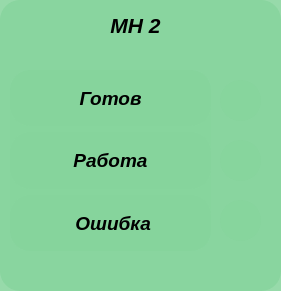
     <widget class="QFrame" name="frame_2">
      <property name="geometry">
       <rect>
        <x>320</x>
        <y>150</y>
        <width>281</width>
        <height>291</height>
       </rect>
      </property>
      <property name="styleSheet">
       <string notr="true">background-color: rgba(135, 212, 157,220); border-radius: 20</string>
      </property>
      <property name="frameShape">
       <enum>QFrame::StyledPanel</enum>
      </property>
      <property name="frameShadow">
       <enum>QFrame::Raised</enum>
      </property>
      <widget class="QLabel" name="label_11">
       <property name="geometry">
        <rect>
         <x>220</x>
         <y>200</y>
         <width>41</width>
         <height>41</height>
        </rect>
       </property>
       <property name="text">
        <string/>
       </property>
       <property name="pixmap">
        <pixmap resource="newprefix.qrc">:/newPrefix/png/blue-led-on.png</pixmap>
       </property>
       <property name="scaledContents">
        <bool>true</bool>
       </property>
      </widget>
      <widget class="QLabel" name="label_12">
       <property name="geometry">
        <rect>
         <x>220</x>
         <y>80</y>
         <width>41</width>
         <height>41</height>
        </rect>
       </property>
       <property name="text">
        <string/>
       </property>
       <property name="pixmap">
        <pixmap resource="newprefix.qrc">:/newPrefix/png/blue-led-on.png</pixmap>
       </property>
       <property name="scaledContents">
        <bool>true</bool>
       </property>
      </widget>
      <widget class="QLabel" name="label_13">
       <property name="geometry">
        <rect>
         <x>220</x>
         <y>140</y>
         <width>41</width>
         <height>41</height>
        </rect>
       </property>
       <property name="text">
        <string/>
       </property>
       <property name="pixmap">
        <pixmap resource="newprefix.qrc">:/newPrefix/png/blue-led-on.png</pixmap>
       </property>
       <property name="scaledContents">
        <bool>true</bool>
       </property>
      </widget>
      <widget class="QWidget" name="layoutWidget">
       <property name="geometry">
        <rect>
         <x>10</x>
         <y>70</y>
         <width>201</width>
         <height>181</height>
        </rect>
       </property>
       <layout class="QVBoxLayout" name="verticalLayout_2">
        <item>
         <widget class="QLabel" name="label_14">
          <property name="font">
           <font>
            <family>Arial</family>
            <pointsize>14</pointsize>
            <weight>75</weight>
            <italic>true</italic>
            <bold>true</bold>
           </font>
          </property>
          <property name="styleSheet">
           <string notr="true">background-color: rgba(135, 212, 157,220); border-radius: 20</string>
          </property>
          <property name="text">
           <string>Готов</string>
          </property>
          <property name="alignment">
           <set>Qt::AlignCenter</set>
          </property>
         </widget>
        </item>
        <item>
         <widget class="QLabel" name="label_15">
          <property name="font">
           <font>
            <family>Arial</family>
            <pointsize>14</pointsize>
            <weight>75</weight>
            <italic>true</italic>
            <bold>true</bold>
           </font>
          </property>
          <property name="styleSheet">
           <string notr="true">background-color: rgba(135, 212, 157,220); border-radius: 20</string>
          </property>
          <property name="text">
           <string>Работа</string>
          </property>
          <property name="alignment">
           <set>Qt::AlignCenter</set>
          </property>
         </widget>
        </item>
        <item>
         <widget class="QLabel" name="label_16">
          <property name="font">
           <font>
            <family>Arial</family>
            <pointsize>14</pointsize>
            <weight>75</weight>
            <italic>true</italic>
            <bold>true</bold>
           </font>
          </property>
          <property name="text">
           <string> Ошибка</string>
          </property>
          <property name="alignment">
           <set>Qt::AlignCenter</set>
          </property>
         </widget>
        </item>
       </layout>
      </widget>
      <widget class="QLabel" name="label_17">
       <property name="geometry">
        <rect>
         <x>60</x>
         <y>10</y>
         <width>151</width>
         <height>31</height>
        </rect>
       </property>
       <property name="font">
        <font>
         <family>Arial</family>
         <pointsize>16</pointsize>
         <weight>75</weight>
         <italic>true</italic>
         <bold>true</bold>
        </font>
       </property>
       <property name="styleSheet">
        <string notr="true">background-color: rgba(135, 212, 157,0); border-radius: 20</string>
       </property>
       <property name="text">
        <string>МН 2</string>
       </property>
       <property name="alignment">
        <set>Qt::AlignCenter</set>
       </property>
      </widget>
     </widget>
